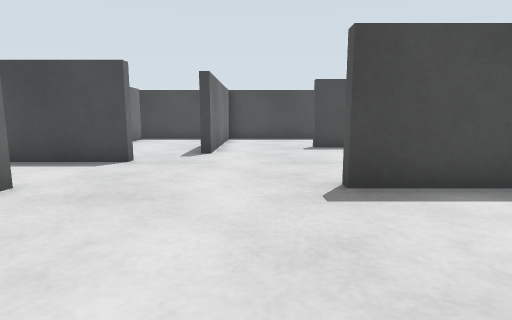
view 1 (above)

13 first-person views from a walk through a robot-simulator world made for Gazebo. The camera is 0.54 m above the floor, tilts 8° down and sees 80° across. The floor is counted in squares, 0.5 m on a side. Each view is taken from the middle of a square. On the plan, view 1 faces up. The plan holds only what a view shows up to about 12 squares ahead; the rest is blank. The place goes on beyond the plan.

view 2
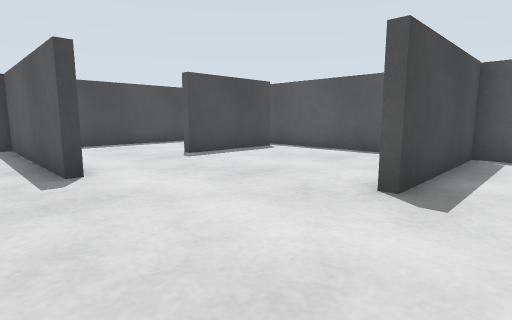

view 3
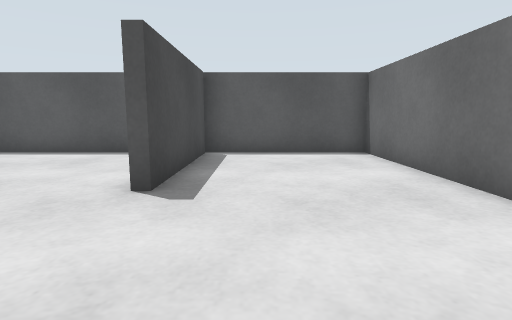

view 4
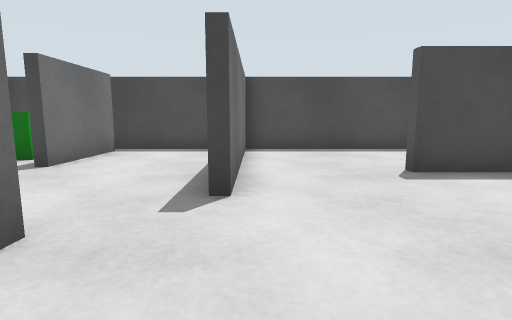

view 5
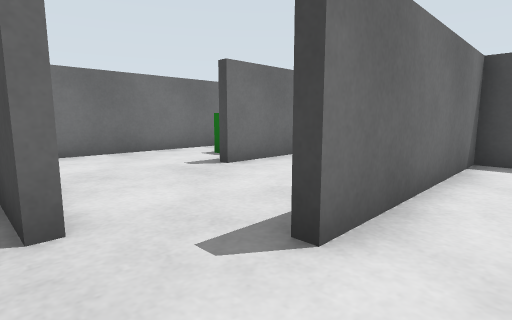

view 6
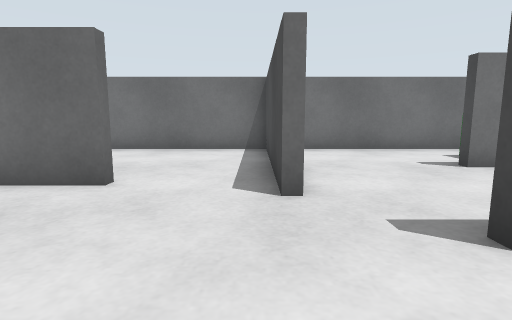

view 7
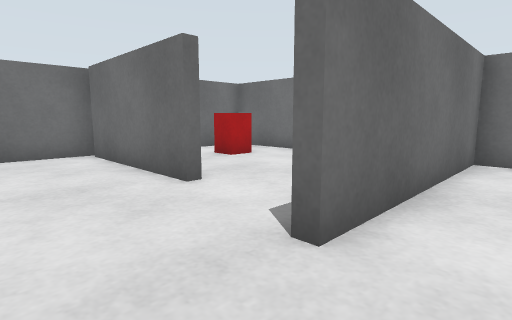

view 8
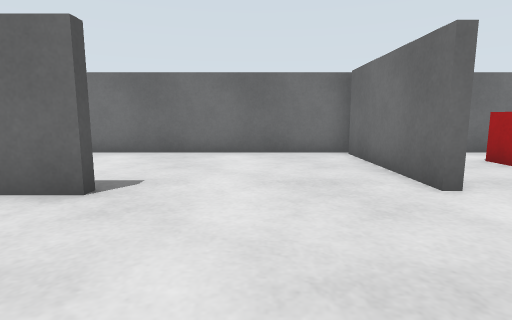

view 9
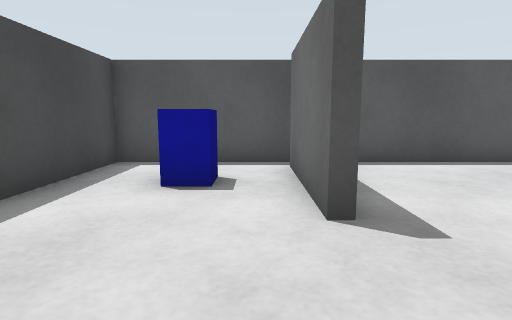

view 10
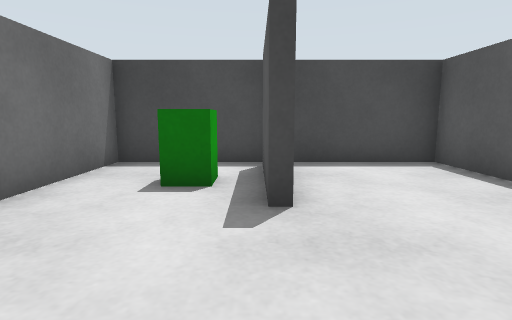

view 11
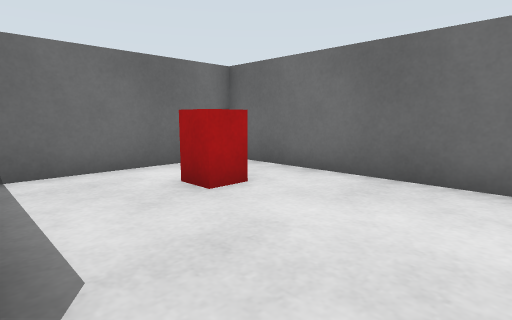

view 12
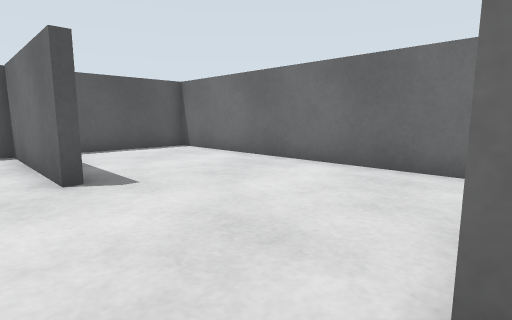

view 13
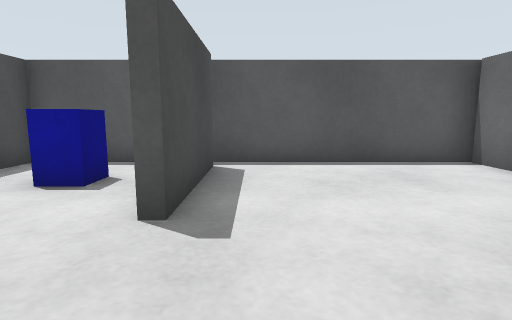

### Floor plan
Ten units are one square. View 1 is at (0, 0); x grows to the right and y downward. Boxes are objects, and circles mark ways between rooms. Rooms are numbered by the first view taken in them; rooms with no view inside come last. Other rooms are left out.
<svg viewBox="-98 -158 166 167">
<path fill="none" stroke="#000" d="M14 -48 62 -48M20 -112 58 -112M62 -45 14 -45M-31 -77 -31 -74M58 -109 20 -109M-38 -46 -38 0M-41 4 63 4 63 -153 -13 -153 -13 -91 -16 -91M-58 -115 -58 -146M-55 -149 -55 -115M-16 -91 -16 -153 -93 -153 -93 -77 -31 -77M-93 -74 -93 4 -41 4M-31 -74 -89 -74"/>
<rect x="35" y="-135" width="10" height="10" fill="#bbb"><title>blue box</title></rect>
<rect x="-75" y="-135" width="10" height="10" fill="#bbb"><title>green box</title></rect>
<rect x="-75" y="-25" width="10" height="10" fill="#bbb"><title>red box</title></rect>
<circle cx="-35" cy="-85" r="3" fill="#2a7"/>
<circle cx="-40" cy="-55" r="3" fill="#2a7"/>
<text x="20" y="-70">1</text>
<text x="-60" y="-110">2</text>
<text x="-70" y="-30">3</text>
</svg>
Room 1 opens to room 2. Room 1 opens to room 3.

Where each view was taken, in squares from view 1:
view 1: 0 up, 0 right, facing up
view 2: 3 up, 3 left, facing up-right
view 3: 3 up, 3 left, facing right
view 4: 5 up, 1 left, facing up
view 5: 7 up, 0 right, facing up-left
view 6: 7 up, 1 right, facing left
view 7: 9 up, 1 left, facing down-left
view 8: 9 up, 1 left, facing down
view 9: 12 up, 1 left, facing right
view 10: 8 up, 6 left, facing up
view 11: 6 up, 4 left, facing down-left
view 12: 6 up, 4 left, facing down-right
view 13: 10 up, 1 left, facing right
